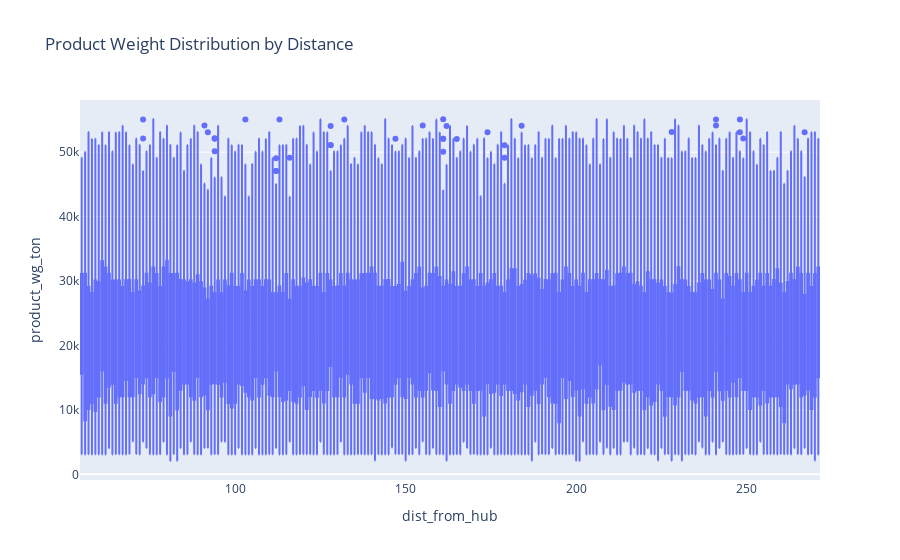

The notebook cell saved with this chart:
### Code cell
# Create a box plot to visualize the distribution of product weight by distance
fig_box_distance = px.box(df, x='dist_from_hub', y='product_wg_ton', title="Product Weight Distribution by Distance")

fig_box_distance.show()

### Figure 1 — Plotly figure (JSON) as saved in the notebook; plotly's stock layout.template omitted (floating-point values rounded to 4 significant figures; data arrays with more than 128 entries replaced by an {"elided": "..."} marker saying what was removed)
{"data": [{"alignmentgroup": "True", "hovertemplate": "dist_from_hub=%{x}<br>product_wg_ton=%{y}<extra></extra>", "legendgroup": "", "marker": {"color": "#636efa"}, "name": "", "notched": false, "offsetgroup": "", "orientation": "v", "showlegend": false, "type": "box", "x": {"elided": "25000 int values"}, "x0": " ", "xaxis": "x", "y": {"elided": "25000 int values"}, "y0": " ", "yaxis": "y"}], "layout": {"boxmode": "group", "legend": {"tracegroupgap": 0}, "title": {"text": "Product Weight Distribution by Distance"}, "xaxis": {"anchor": "y", "domain": [0, 1], "title": {"text": "dist_from_hub"}}, "yaxis": {"anchor": "x", "domain": [0, 1], "title": {"text": "product_wg_ton"}}}}
